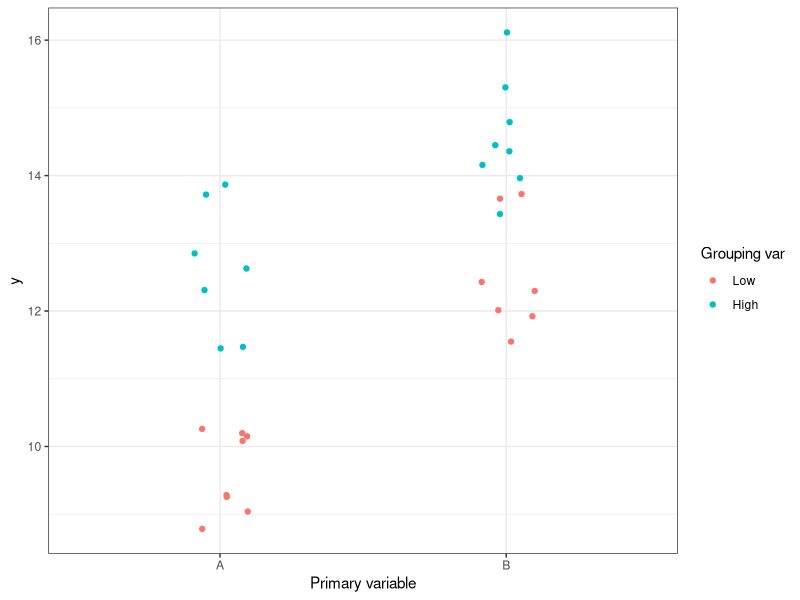
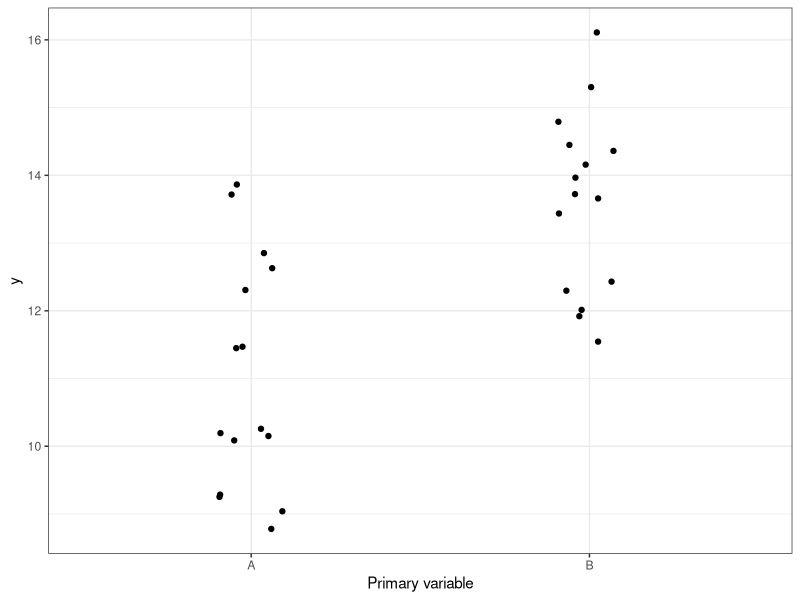
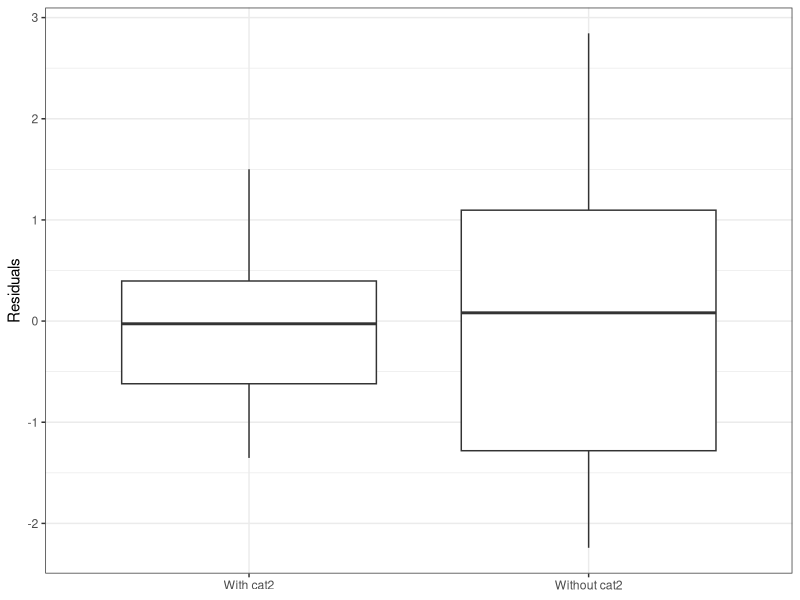
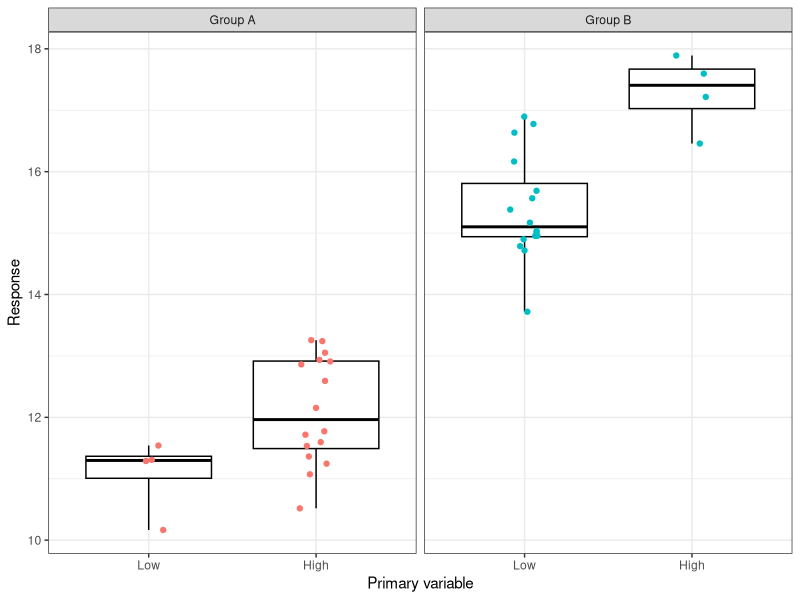
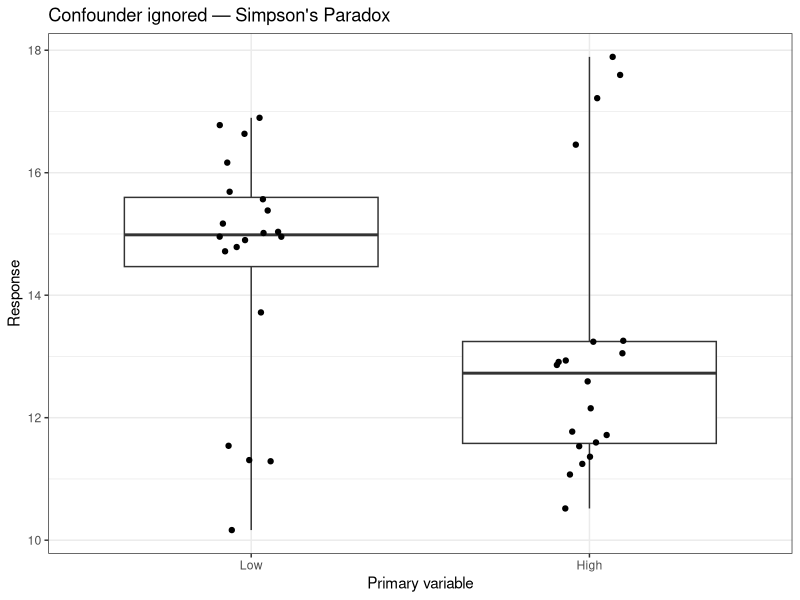

Source code (R) for these figures, in order:
## ---- chunk 1
#| label: setup
#| include: false
set.seed(20)
library(broom)
knitr::opts_chunk$set(echo       = TRUE,
                      fig.height = 3,
                      fig.width  = 5,
                      fig.align  = "center")
ggplot2::theme_set(ggplot2::theme_bw())
set.seed(3)
## ---- chunk 2
#| label: load-packages
#| message: false
library(tidyverse)
## ---- chunk 3
#| label: var-reduction-setup
#| echo: false
n     <- 30
cat1  <- c(rep("A", n / 2), rep("B", n / 2))
cat2  <- factor(rep(c("Low", "High"), n / 2), levels = c("Low", "High"))
y     <- 10 + 2.5 * (cat1 == "B") + 2.6 * (cat2 == "High") + rnorm(n)
sim_df <- tibble(cat1, cat2, y)
## ---- chunk 4
#| label: var-reduction-grouped
#| echo: false
ggplot(sim_df, aes(x = cat1, y = y, color = cat2)) +
  geom_jitter(width = 0.1) +
  labs(x = "Primary variable", color = "Grouping var")
## ---- chunk 5
#| label: var-reduction-ungrouped
#| echo: false
ggplot(sim_df, aes(x = cat1, y = y)) +
  geom_jitter(width = 0.1) +
  labs(x = "Primary variable")
## ---- chunk 6
#| label: var-reduction-residuals
resid_with    <- resid(aov(y ~ cat1 + cat2, data = sim_df))
resid_without <- resid(aov(y ~ cat1,        data = sim_df))

tibble(
  residual = c(resid_with, resid_without),
  model    = rep(c("With cat2", "Without cat2"), each = n)
) |>
  ggplot(aes(x = model, y = residual)) +
  geom_boxplot() +
  labs(y = "Residuals", x = NULL)
## ---- chunk 7
#| label: simpsons-setup
#| echo: false
set.seed(4)
n    <- 40
cat2 <- c(1, 1, 1, 1, rep(0, n / 2 - 4), 0, 0, 0, 0, rep(1, n / 2 - 4))
cat1 <- rep(c("Group B", "Group A"), each = n / 2)
y2   <- 10 + 5 * (cat1 == "Group B") + 2 * cat2 + rnorm(n)
simp_df <- tibble(cat1, cat2 = factor(cat2, labels = c("Low", "High")), y = y2)
## ---- chunk 8
#| label: simpsons-grouped
#| echo: false
ggplot(simp_df, aes(x = cat2, y = y, color = cat1)) +
  geom_boxplot(color = "black", coef = Inf) +
  geom_jitter(width = 0.1) +
  facet_wrap(~cat1) +
  labs(x = "Primary variable", y = "Response", color = "Confounder") +
  theme(legend.position = "none")
## ---- chunk 9
#| label: simpsons-aggregate
#| echo: false
ggplot(simp_df, aes(x = cat2, y = y)) +
  geom_boxplot(coef = Inf) +
  geom_jitter(width = 0.1) +
  labs(x = "Primary variable", y = "Response",
       title = "Confounder ignored — Simpson's Paradox")
